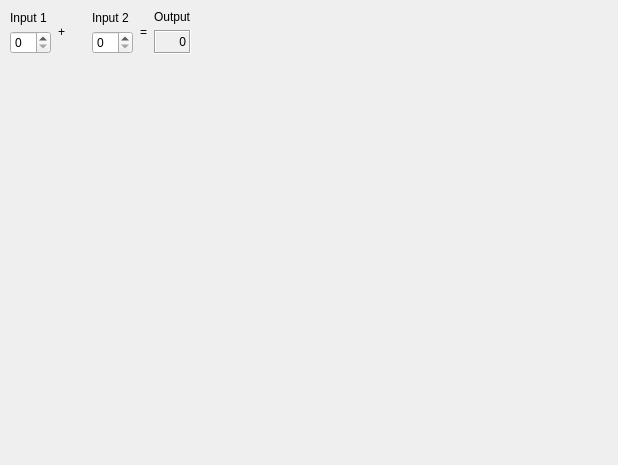
<?xml version="1.0" encoding="UTF-8"?>
<ui version="4.0">
 <class>CalculatorForm</class>
 <widget class="QWidget" name="CalculatorForm">
  <property name="geometry">
   <rect>
    <x>0</x>
    <y>0</y>
    <width>618</width>
    <height>465</height>
   </rect>
  </property>
  <property name="sizePolicy">
   <sizepolicy hsizetype="Preferred" vsizetype="Preferred">
    <horstretch>0</horstretch>
    <verstretch>0</verstretch>
   </sizepolicy>
  </property>
  <layout class="QGridLayout">
   <property name="margin">
    <number>9</number>
   </property>
   <property name="spacing">
    <number>6</number>
   </property>
   <item row="0" column="6">
    <spacer name="horizontalSpacer">
     <property name="orientation">
      <enum>Qt::Horizontal</enum>
     </property>
     <property name="sizeHint" stdset="0">
      <size>
       <width>40</width>
       <height>20</height>
      </size>
     </property>
    </spacer>
   </item>
   <item row="0" column="4">
    <widget class="QLabel" name="label_3_2">
     <property name="text">
      <string>=</string>
     </property>
     <property name="alignment">
      <set>Qt::AlignCenter</set>
     </property>
    </widget>
   </item>
   <item row="0" column="5">
    <layout class="QVBoxLayout">
     <property name="spacing">
      <number>6</number>
     </property>
     <property name="margin">
      <number>1</number>
     </property>
     <item>
      <widget class="QLabel" name="label_2_2_2">
       <property name="text">
        <string>Output</string>
       </property>
      </widget>
     </item>
     <item>
      <widget class="QLabel" name="outputWidget">
       <property name="frameShape">
        <enum>QFrame::Box</enum>
       </property>
       <property name="frameShadow">
        <enum>QFrame::Sunken</enum>
       </property>
       <property name="text">
        <string>0</string>
       </property>
       <property name="alignment">
        <set>Qt::AlignAbsolute|Qt::AlignBottom|Qt::AlignCenter|Qt::AlignHCenter|Qt::AlignHorizontal_Mask|Qt::AlignJustify|Qt::AlignLeading|Qt::AlignLeft|Qt::AlignRight|Qt::AlignTop|Qt::AlignTrailing|Qt::AlignVCenter|Qt::AlignVertical_Mask</set>
       </property>
      </widget>
     </item>
    </layout>
   </item>
   <item row="1" column="2">
    <spacer name="verticalSpacer">
     <property name="orientation">
      <enum>Qt::Vertical</enum>
     </property>
     <property name="sizeHint" stdset="0">
      <size>
       <width>20</width>
       <height>40</height>
      </size>
     </property>
    </spacer>
   </item>
   <item row="0" column="3">
    <layout class="QVBoxLayout">
     <property name="spacing">
      <number>6</number>
     </property>
     <property name="margin">
      <number>1</number>
     </property>
     <item>
      <widget class="QLabel" name="label_2">
       <property name="text">
        <string>Input 2</string>
       </property>
      </widget>
     </item>
     <item>
      <widget class="QSpinBox" name="inputSpinBox2"/>
     </item>
    </layout>
   </item>
   <item row="0" column="1">
    <widget class="QLabel" name="label_3">
     <property name="text">
      <string>+</string>
     </property>
     <property name="alignment">
      <set>Qt::AlignCenter</set>
     </property>
    </widget>
   </item>
   <item row="0" column="0">
    <layout class="QVBoxLayout">
     <property name="spacing">
      <number>6</number>
     </property>
     <property name="margin">
      <number>1</number>
     </property>
     <item>
      <widget class="QLabel" name="label">
       <property name="text">
        <string>Input 1</string>
       </property>
      </widget>
     </item>
     <item>
      <widget class="QSpinBox" name="inputSpinBox1"/>
     </item>
    </layout>
   </item>
  </layout>
 </widget>
 <resources/>
 <connections/>
</ui>
